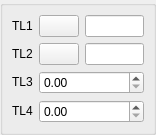
<ui version="4.0" >
 <class>DlgRef_2Sel2Spin_QTD</class>
 <widget class="QWidget" name="DlgRef_2Sel2Spin_QTD" >
  <property name="geometry" >
   <rect>
    <x>0</x>
    <y>0</y>
    <width>156</width>
    <height>124</height>
   </rect>
  </property>
  <property name="windowTitle" >
   <string/>
  </property>
  <layout class="QGridLayout" >
   <property name="leftMargin" >
    <number>0</number>
   </property>
   <property name="topMargin" >
    <number>0</number>
   </property>
   <property name="rightMargin" >
    <number>0</number>
   </property>
   <property name="bottomMargin" >
    <number>0</number>
   </property>
   <property name="horizontalSpacing" >
    <number>0</number>
   </property>
   <property name="verticalSpacing" >
    <number>0</number>
   </property>
   <item row="0" column="0" >
    <widget class="QGroupBox" name="GroupBox1" >
     <property name="title" >
      <string/>
     </property>
     <layout class="QGridLayout" >
      <property name="leftMargin" >
       <number>9</number>
      </property>
      <property name="topMargin" >
       <number>9</number>
      </property>
      <property name="rightMargin" >
       <number>9</number>
      </property>
      <property name="bottomMargin" >
       <number>9</number>
      </property>
      <property name="horizontalSpacing" >
       <number>6</number>
      </property>
      <property name="verticalSpacing" >
       <number>6</number>
      </property>
      <item row="3" column="1" colspan="2" >
       <widget class="SalomeApp_DoubleSpinBox" name="SpinBox_DY" />
      </item>
      <item row="2" column="1" colspan="2" >
       <widget class="SalomeApp_DoubleSpinBox" name="SpinBox_DX" />
      </item>
      <item row="3" column="0" >
       <widget class="QLabel" name="TextLabel4" >
        <property name="sizePolicy" >
         <sizepolicy vsizetype="Fixed" hsizetype="Fixed" >
          <horstretch>0</horstretch>
          <verstretch>0</verstretch>
         </sizepolicy>
        </property>
        <property name="text" >
         <string>TL4</string>
        </property>
        <property name="wordWrap" >
         <bool>false</bool>
        </property>
       </widget>
      </item>
      <item row="2" column="0" >
       <widget class="QLabel" name="TextLabel3" >
        <property name="sizePolicy" >
         <sizepolicy vsizetype="Fixed" hsizetype="Fixed" >
          <horstretch>0</horstretch>
          <verstretch>0</verstretch>
         </sizepolicy>
        </property>
        <property name="text" >
         <string>TL3</string>
        </property>
        <property name="wordWrap" >
         <bool>false</bool>
        </property>
       </widget>
      </item>
      <item row="1" column="2" >
       <widget class="QLineEdit" name="LineEdit2" />
      </item>
      <item row="0" column="1" >
       <widget class="QPushButton" name="PushButton1" >
        <property name="sizePolicy" >
         <sizepolicy vsizetype="Fixed" hsizetype="Fixed" >
          <horstretch>0</horstretch>
          <verstretch>0</verstretch>
         </sizepolicy>
        </property>
        <property name="text" >
         <string/>
        </property>
       </widget>
      </item>
      <item row="0" column="0" >
       <widget class="QLabel" name="TextLabel1" >
        <property name="sizePolicy" >
         <sizepolicy vsizetype="Fixed" hsizetype="Fixed" >
          <horstretch>0</horstretch>
          <verstretch>0</verstretch>
         </sizepolicy>
        </property>
        <property name="text" >
         <string>TL1</string>
        </property>
        <property name="wordWrap" >
         <bool>false</bool>
        </property>
       </widget>
      </item>
      <item row="1" column="1" >
       <widget class="QPushButton" name="PushButton2" >
        <property name="sizePolicy" >
         <sizepolicy vsizetype="Fixed" hsizetype="Fixed" >
          <horstretch>0</horstretch>
          <verstretch>0</verstretch>
         </sizepolicy>
        </property>
        <property name="text" >
         <string/>
        </property>
       </widget>
      </item>
      <item row="1" column="0" >
       <widget class="QLabel" name="TextLabel2" >
        <property name="sizePolicy" >
         <sizepolicy vsizetype="Fixed" hsizetype="Fixed" >
          <horstretch>0</horstretch>
          <verstretch>0</verstretch>
         </sizepolicy>
        </property>
        <property name="text" >
         <string>TL2</string>
        </property>
        <property name="wordWrap" >
         <bool>false</bool>
        </property>
       </widget>
      </item>
      <item row="0" column="2" >
       <widget class="QLineEdit" name="LineEdit1" />
      </item>
     </layout>
    </widget>
   </item>
  </layout>
 </widget>
 <layoutdefault spacing="6" margin="11" />
 <pixmapfunction>qPixmapFromMimeSource</pixmapfunction>
 <customwidgets>
  <customwidget>
   <class>SalomeApp_DoubleSpinBox</class>
   <extends>QDoubleSpinBox</extends>
   <header location="global" >SalomeApp_DoubleSpinBox.h</header>
  </customwidget>
 </customwidgets>
 <tabstops>
  <tabstop>PushButton1</tabstop>
  <tabstop>LineEdit1</tabstop>
  <tabstop>PushButton2</tabstop>
  <tabstop>LineEdit2</tabstop>
  <tabstop>SpinBox_DX</tabstop>
  <tabstop>SpinBox_DY</tabstop>
 </tabstops>
 <resources/>
 <connections/>
</ui>
